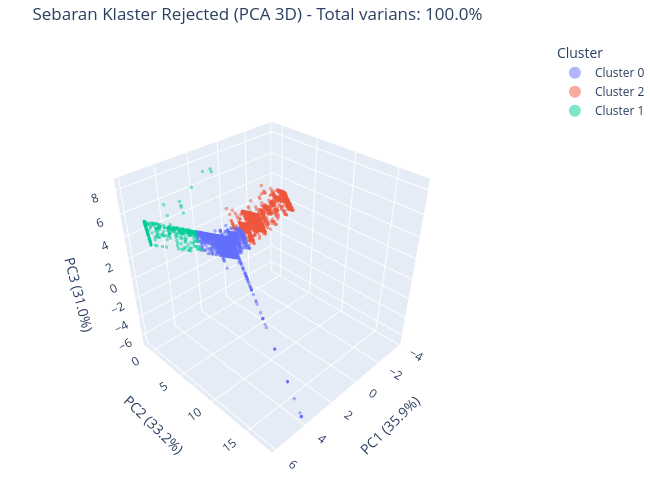

Write notebook code for a chart like this one.
### Markdown cell above
### Sebaran Klaster Rejected dalam PCA 3D (Interaktif)

Kami memproyeksikan fitur ke tiga komponen utama (PC1, PC2, PC3) lalu menampilkannya sebagai
scatter 3D interaktif dengan Plotly. Versi tiga dimensi ini bisa kami putar dan perbesar,
sehingga pemisahan antar klaster pada data Rejected bisa kami periksa dari berbagai sudut.
Kami tetap memakai sampel agar plot ringan namun representatif.

### Code cell
import plotly.express as px
from sklearn.decomposition import PCA

# Proyeksi PCA 3 komponen pada sampel (variabel viz sama seperti sebelumnya)
np.random.seed(42)
viz_n = 30000
viz_idx = np.random.choice(X_rej_scaled.shape[0], viz_n, replace=False)
X_viz = X_rej_scaled[viz_idx]
labels_viz = df_rej_clean['Cluster_Label'].values[viz_idx]

pca3d = PCA(n_components=3, random_state=42)
X_pca3 = pca3d.fit_transform(X_viz)
ve3 = pca3d.explained_variance_ratio_

pca_df = pd.DataFrame({
    'PC1': X_pca3[:, 0],
    'PC2': X_pca3[:, 1],
    'PC3': X_pca3[:, 2],
    'Cluster': [f'Cluster {c}' for c in labels_viz],
})

fig3d = px.scatter_3d(
    pca_df, x='PC1', y='PC2', z='PC3', color='Cluster',
    opacity=0.5,
    title=f'Sebaran Klaster Rejected (PCA 3D) - Total varians: {ve3.sum()*100:.1f}%',
    labels={
        'PC1': f'PC1 ({ve3[0]*100:.1f}%)',
        'PC2': f'PC2 ({ve3[1]*100:.1f}%)',
        'PC3': f'PC3 ({ve3[2]*100:.1f}%)',
    },
)
fig3d.update_traces(marker=dict(size=2))

fig3d.update_layout(
    autosize=False,
    width=650, height=500,
    margin=dict(l=0, r=0, t=40, b=0),
    legend=dict(itemsizing='constant'),
    scene=dict(
        aspectmode='cube',
        aspectratio=dict(x=0.7, y=0.7, z=0.7),
        camera=dict(eye=dict(x=1.6, y=1.6, z=1.6)),
    ),
)
fig3d.show()

print(f"PC1 + PC2 + PC3 menjelaskan {ve3.sum()*100:.1f}% varians "
      f"(2D sebelumnya hanya {ve3[:2].sum()*100:.1f}%).")

### Figure 1 — Plotly figure (JSON) as saved in the notebook; plotly's stock layout.template omitted (floating-point values rounded to 4 significant figures; data arrays with more than 128 entries replaced by an {"elided": "..."} marker saying what was removed)
{"data": [{"hovertemplate": "Cluster=Cluster 0<br>PC1 (35.9%)=%{x}<br>PC2 (33.2%)=%{y}<br>PC3 (31.0%)=%{z}<extra></extra>", "legendgroup": "Cluster 0", "marker": {"color": "#636efa", "opacity": 0.5, "size": 2, "symbol": "circle"}, "mode": "markers", "name": "Cluster 0", "scene": "scene", "showlegend": true, "type": "scatter3d", "x": {"elided": "25976 float values"}, "y": {"elided": "25976 float values"}, "z": {"elided": "25976 float values"}}, {"hovertemplate": "Cluster=Cluster 2<br>PC1 (35.9%)=%{x}<br>PC2 (33.2%)=%{y}<br>PC3 (31.0%)=%{z}<extra></extra>", "legendgroup": "Cluster 2", "marker": {"color": "#EF553B", "opacity": 0.5, "size": 2, "symbol": "circle"}, "mode": "markers", "name": "Cluster 2", "scene": "scene", "showlegend": true, "type": "scatter3d", "x": {"elided": "3509 float values"}, "y": {"elided": "3509 float values"}, "z": {"elided": "3509 float values"}}, {"hovertemplate": "Cluster=Cluster 1<br>PC1 (35.9%)=%{x}<br>PC2 (33.2%)=%{y}<br>PC3 (31.0%)=%{z}<extra></extra>", "legendgroup": "Cluster 1", "marker": {"color": "#00cc96", "opacity": 0.5, "size": 2, "symbol": "circle"}, "mode": "markers", "name": "Cluster 1", "scene": "scene", "showlegend": true, "type": "scatter3d", "x": {"elided": "515 float values"}, "y": {"elided": "515 float values"}, "z": {"elided": "515 float values"}}], "layout": {"autosize": false, "height": 500, "legend": {"itemsizing": "constant", "title": {"text": "Cluster"}, "tracegroupgap": 0}, "margin": {"b": 0, "l": 0, "r": 0, "t": 40}, "scene": {"aspectmode": "cube", "aspectratio": {"x": 0.7, "y": 0.7, "z": 0.7}, "camera": {"eye": {"x": 1.6, "y": 1.6, "z": 1.6}}, "domain": {"x": [0.0, 1.0], "y": [0.0, 1.0]}, "xaxis": {"title": {"text": "PC1 (35.9%)"}}, "yaxis": {"title": {"text": "PC2 (33.2%)"}}, "zaxis": {"title": {"text": "PC3 (31.0%)"}}}, "title": {"text": "Sebaran Klaster Rejected (PCA 3D) - Total varians: 100.0%"}, "width": 650}}
